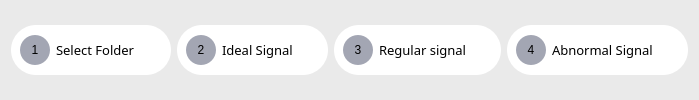
                 <widget class="QFrame" name="frame_15">
                  <property name="maximumSize">
                   <size>
                    <width>16777215</width>
                    <height>100</height>
                   </size>
                  </property>
                  <property name="styleSheet">
                   <string notr="true">border-radius:15px;
background-color:rgb(234, 234, 234);</string>
                  </property>
                  <property name="frameShape">
                   <enum>QFrame::StyledPanel</enum>
                  </property>
                  <property name="frameShadow">
                   <enum>QFrame::Raised</enum>
                  </property>
                  <layout class="QHBoxLayout" name="horizontalLayout_20">
                   <item>
                    <widget class="QFrame" name="selectFolderFrame">
                     <property name="minimumSize">
                      <size>
                       <width>0</width>
                       <height>50</height>
                      </size>
                     </property>
                     <property name="maximumSize">
                      <size>
                       <width>16777215</width>
                       <height>50</height>
                      </size>
                     </property>
                     <property name="styleSheet">
                      <string notr="true">QFrame{
	border:0px solid;
	border-radius: 25px;
	background-color:rgb(255, 255, 255)
}</string>
                     </property>
                     <property name="frameShape">
                      <enum>QFrame::StyledPanel</enum>
                     </property>
                     <property name="frameShadow">
                      <enum>QFrame::Raised</enum>
                     </property>
                     <layout class="QHBoxLayout" name="horizontalLayout_16">
                      <item>
                       <widget class="QLabel" name="label">
                        <property name="minimumSize">
                         <size>
                          <width>30</width>
                          <height>30</height>
                         </size>
                        </property>
                        <property name="maximumSize">
                         <size>
                          <width>30</width>
                          <height>30</height>
                         </size>
                        </property>
                        <property name="styleSheet">
                         <string notr="true">font: 10pt &quot;Ubuntu&quot;;
border-radius:  15px;
border: 0px solid;
background-color: rgb(163, 166, 179);</string>
                        </property>
                        <property name="text">
                         <string>1</string>
                        </property>
                        <property name="alignment">
                         <set>Qt::AlignCenter</set>
                        </property>
                       </widget>
                      </item>
                      <item>
                       <widget class="QLabel" name="label_8">
                        <property name="font">
                         <font>
                          <family>Ubuntu Light</family>
                          <pointsize>10</pointsize>
                         </font>
                        </property>
                        <property name="text">
                         <string>Select Folder</string>
                        </property>
                       </widget>
                      </item>
                      <item>
                       <widget class="QLabel" name="stepOneCheck">
                        <property name="minimumSize">
                         <size>
                          <width>20</width>
                          <height>20</height>
                         </size>
                        </property>
                        <property name="maximumSize">
                         <size>
                          <width>20</width>
                          <height>20</height>
                         </size>
                        </property>
                        <property name="text">
                         <string/>
                        </property>
                        <property name="scaledContents">
                         <bool>true</bool>
                        </property>
                       </widget>
                      </item>
                     </layout>
                    </widget>
                   </item>
                   <item>
                    <widget class="QFrame" name="idealSignalFrame">
                     <property name="minimumSize">
                      <size>
                       <width>0</width>
                       <height>50</height>
                      </size>
                     </property>
                     <property name="maximumSize">
                      <size>
                       <width>16777215</width>
                       <height>50</height>
                      </size>
                     </property>
                     <property name="styleSheet">
                      <string notr="true">QFrame{
	border:0px solid;
	border-radius: 25px;
	background-color:rgb(255, 255, 255)
}</string>
                     </property>
                     <property name="frameShape">
                      <enum>QFrame::StyledPanel</enum>
                     </property>
                     <property name="frameShadow">
                      <enum>QFrame::Raised</enum>
                     </property>
                     <layout class="QHBoxLayout" name="horizontalLayout_17">
                      <item>
                       <widget class="QLabel" name="label_2">
                        <property name="minimumSize">
                         <size>
                          <width>30</width>
                          <height>30</height>
                         </size>
                        </property>
                        <property name="maximumSize">
                         <size>
                          <width>30</width>
                          <height>30</height>
                         </size>
                        </property>
                        <property name="styleSheet">
                         <string notr="true">font: 10pt &quot;Ubuntu&quot;;
border-radius:  15px;
border: 0px solid;
background-color: rgb(163, 166, 179);</string>
                        </property>
                        <property name="text">
                         <string>2</string>
                        </property>
                        <property name="alignment">
                         <set>Qt::AlignCenter</set>
                        </property>
                       </widget>
                      </item>
                      <item>
                       <widget class="QLabel" name="label_9">
                        <property name="font">
                         <font>
                          <family>Ubuntu Light</family>
                          <pointsize>10</pointsize>
                         </font>
                        </property>
                        <property name="text">
                         <string>Ideal Signal</string>
                        </property>
                       </widget>
                      </item>
                      <item>
                       <widget class="QLabel" name="stepTwoCheck">
                        <property name="minimumSize">
                         <size>
                          <width>20</width>
                          <height>20</height>
                         </size>
                        </property>
                        <property name="maximumSize">
                         <size>
                          <width>20</width>
                          <height>20</height>
                         </size>
                        </property>
                        <property name="text">
                         <string/>
                        </property>
                        <property name="scaledContents">
                         <bool>true</bool>
                        </property>
                       </widget>
                      </item>
                     </layout>
                    </widget>
                   </item>
                   <item>
                    <widget class="QFrame" name="normalSignalFrame">
                     <property name="minimumSize">
                      <size>
                       <width>0</width>
                       <height>50</height>
                      </size>
                     </property>
                     <property name="maximumSize">
                      <size>
                       <width>16777215</width>
                       <height>50</height>
                      </size>
                     </property>
                     <property name="styleSheet">
                      <string notr="true">QFrame{
	border:0px solid;
	border-radius: 25px;
	background-color:rgb(255, 255, 255)
}</string>
                     </property>
                     <property name="frameShape">
                      <enum>QFrame::StyledPanel</enum>
                     </property>
                     <property name="frameShadow">
                      <enum>QFrame::Raised</enum>
                     </property>
                     <layout class="QHBoxLayout" name="horizontalLayout_18">
                      <item>
                       <widget class="QLabel" name="label_4">
                        <property name="minimumSize">
                         <size>
                          <width>30</width>
                          <height>30</height>
                         </size>
                        </property>
                        <property name="maximumSize">
                         <size>
                          <width>30</width>
                          <height>30</height>
                         </size>
                        </property>
                        <property name="styleSheet">
                         <string notr="true">font: 10pt &quot;Ubuntu&quot;;
border-radius:  15px;
border: 0px solid;
background-color: rgb(163, 166, 179);</string>
                        </property>
                        <property name="text">
                         <string>3</string>
                        </property>
                        <property name="alignment">
                         <set>Qt::AlignCenter</set>
                        </property>
                       </widget>
                      </item>
                      <item>
                       <widget class="QLabel" name="label_10">
                        <property name="font">
                         <font>
                          <family>Ubuntu Light</family>
                          <pointsize>10</pointsize>
                         </font>
                        </property>
                        <property name="text">
                         <string>Regular signal</string>
                        </property>
                       </widget>
                      </item>
                      <item>
                       <widget class="QLabel" name="stepThreeCheck">
                        <property name="minimumSize">
                         <size>
                          <width>20</width>
                          <height>20</height>
                         </size>
                        </property>
                        <property name="maximumSize">
                         <size>
                          <width>20</width>
                          <height>20</height>
                         </size>
                        </property>
                        <property name="text">
                         <string/>
                        </property>
                        <property name="scaledContents">
                         <bool>true</bool>
                        </property>
                       </widget>
                      </item>
                     </layout>
                    </widget>
                   </item>
                   <item>
                    <widget class="QFrame" name="abnormalSignalFrame">
                     <property name="minimumSize">
                      <size>
                       <width>0</width>
                       <height>50</height>
                      </size>
                     </property>
                     <property name="maximumSize">
                      <size>
                       <width>16777215</width>
                       <height>50</height>
                      </size>
                     </property>
                     <property name="styleSheet">
                      <string notr="true">QFrame{
	border:0px solid;
	border-radius: 25px;
	background-color:rgb(255, 255, 255)
}</string>
                     </property>
                     <property name="frameShape">
                      <enum>QFrame::StyledPanel</enum>
                     </property>
                     <property name="frameShadow">
                      <enum>QFrame::Raised</enum>
                     </property>
                     <layout class="QHBoxLayout" name="horizontalLayout_19">
                      <item>
                       <widget class="QLabel" name="label_7">
                        <property name="minimumSize">
                         <size>
                          <width>30</width>
                          <height>30</height>
                         </size>
                        </property>
                        <property name="maximumSize">
                         <size>
                          <width>30</width>
                          <height>30</height>
                         </size>
                        </property>
                        <property name="styleSheet">
                         <string notr="true">font: 10pt &quot;Ubuntu&quot;;
border-radius:  15px;
border: 0px solid;
background-color: rgb(163, 166, 179);</string>
                        </property>
                        <property name="text">
                         <string>4</string>
                        </property>
                        <property name="alignment">
                         <set>Qt::AlignCenter</set>
                        </property>
                       </widget>
                      </item>
                      <item>
                       <widget class="QLabel" name="label_11">
                        <property name="font">
                         <font>
                          <family>Ubuntu Light</family>
                          <pointsize>10</pointsize>
                         </font>
                        </property>
                        <property name="text">
                         <string>Abnormal Signal</string>
                        </property>
                       </widget>
                      </item>
                      <item>
                       <widget class="QLabel" name="stepFourCheck">
                        <property name="minimumSize">
                         <size>
                          <width>20</width>
                          <height>20</height>
                         </size>
                        </property>
                        <property name="maximumSize">
                         <size>
                          <width>20</width>
                          <height>20</height>
                         </size>
                        </property>
                        <property name="text">
                         <string/>
                        </property>
                        <property name="scaledContents">
                         <bool>true</bool>
                        </property>
                       </widget>
                      </item>
                     </layout>
                    </widget>
                   </item>
                  </layout>
                 </widget>
